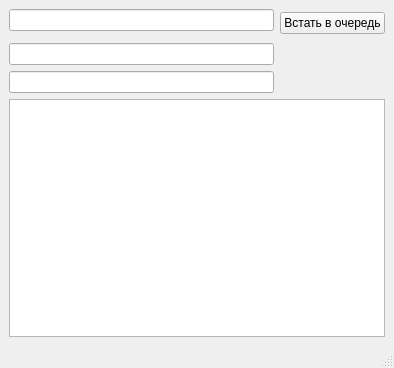
<?xml version="1.0" encoding="UTF-8"?>
<ui version="4.0">
 <class>MainWindow</class>
 <widget class="QMainWindow" name="MainWindow">
  <property name="geometry">
   <rect>
    <x>0</x>
    <y>0</y>
    <width>394</width>
    <height>368</height>
   </rect>
  </property>
  <property name="windowTitle">
   <string>MainWindow</string>
  </property>
  <widget class="QWidget" name="centralwidget">
   <layout class="QGridLayout" name="gridLayout">
    <item row="4" column="0" colspan="2">
     <widget class="QTextBrowser" name="textBrowser"/>
    </item>
    <item row="0" column="0">
     <widget class="QLineEdit" name="lineEdit"/>
    </item>
    <item row="2" column="0">
     <widget class="QLineEdit" name="lineEdit_2"/>
    </item>
    <item row="3" column="0">
     <widget class="QLineEdit" name="lineEdit_3"/>
    </item>
    <item row="0" column="1" rowspan="2">
     <widget class="QPushButton" name="pushButton_2">
      <property name="text">
       <string>Встать в очередь</string>
      </property>
     </widget>
    </item>
   </layout>
  </widget>
  <widget class="QMenuBar" name="menubar">
   <property name="geometry">
    <rect>
     <x>0</x>
     <y>0</y>
     <width>394</width>
     <height>26</height>
    </rect>
   </property>
  </widget>
  <widget class="QStatusBar" name="statusbar"/>
 </widget>
 <resources/>
 <connections/>
</ui>
